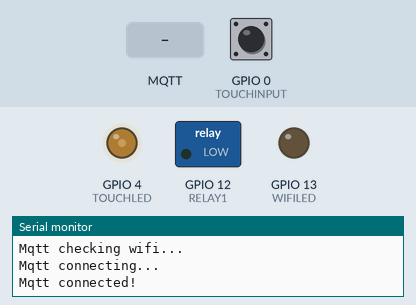
The sketch below on a simulated ESP8266 (NodeMCU). On the bench: switched loads named in the sketch (green lamp = pin HIGH), output pins drawn as LEDs (lit = HIGH), the last lines printed to the serial monitor. Inputs (shaded band) come from the test bench; at power-on: GPIO 0 (TOUCHINPUT) HIGH. WiFi joins after 1.5 s; servers stay silent unless stated; no MQTT or app messages arrive unless stated.

Above: at 3.2 s.
3.3 s: GPIO 0 (TOUCHINPUT) pulled LOW for 0.15 s
At 4.8 s:
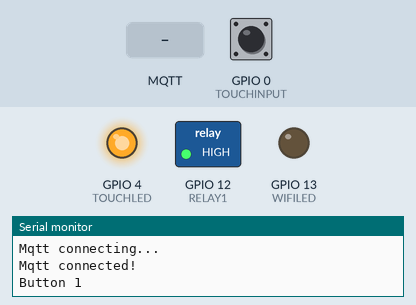
5.3 s: MQTT message "5" arrives on the second subscribed topic
At 6.07 s:
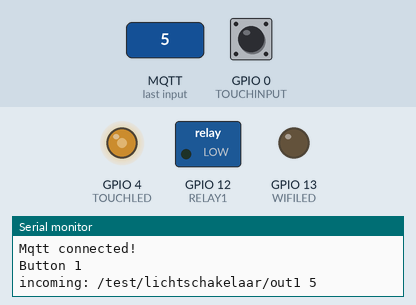
8.3 s: GPIO 0 (TOUCHINPUT) pulled LOW for 1 s
At 9.2 s:
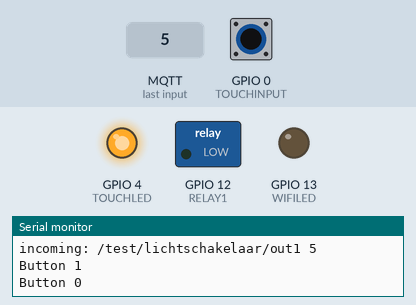
14.4 s: GPIO 0 (TOUCHINPUT) pulled LOW for 0.15 s
At 14.8 s:
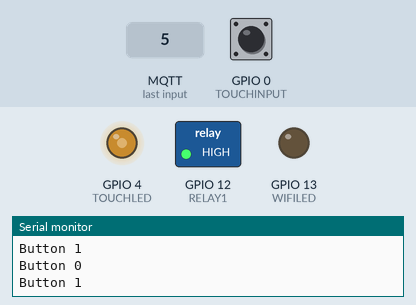
Timing chart, 0 to 17.4 s (numbered marks = the images above; inputs shaded):
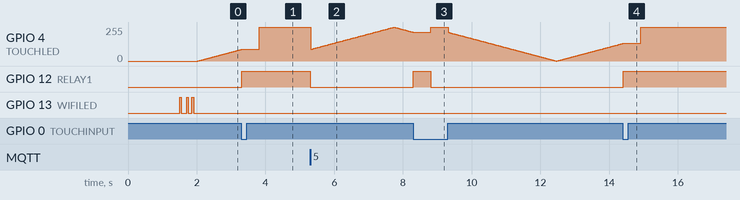

The sketch:

SonoffGlowLed.ino
```cpp
/*
    Generic Esp8285 Module: CPU Frequency: 80MHz
    Flash Size: 1M (64K SPIFFS)
*/

#include <ESP8266WiFi.h>
#include <ESP8266mDNS.h>
#include <WiFiUdp.h>
#include <ArduinoOTA.h>
#include <MQTTClient.h>   //https://github.com/256dpi/arduino-mqtt


const char* vrs = "1.0"; // EvertDekker.com 2017
const char* ssid = "MySsid";
const char* password = "MyWifiPassw";
const char* hostn = "Sonoff Touch";

IPAddress ip(192, 168, 1, 123);
IPAddress gateway(192, 168, 1, 254);
IPAddress subnet(255, 255, 255, 0);

//Set the debug output, only one at the time
//#define NONE true
#define SERIAL true

#ifdef  NONE
#define DEBUG_PRINTF(x,...)
#define DEBUG_PRINTLN(x)
#define DEBUG_PRINT(x)
#elif SERIAL
#define DEBUG_PRINTF(x,...) Serial.printf(x, ##__VA_ARGS__)
#define DEBUG_PRINTLN(x)    Serial.println(x)
#define DEBUG_PRINT(x)      Serial.print(x)
#endif


//Config
#define WIFILED   13
#define RELAY1  12 //Operates Relay coil
#define TOUCHLED 4
#define TOUCHINPUT 0

// declaration
void connect(); // <- predefine connect() for setup Mqtt()

//WiFiClientSecure net ;
WiFiClient net;
MQTTClient client;

// globals
unsigned long startMills;
int nodestatus;
unsigned long lastMillis = 0;
int Output1 = 0;
int brightness = 0;    // how bright the LED is
int fadeAmount = 5;    // how many points to fade the LED by

void setup()
{
  Serial.begin(115200);
  Serial.println("Booting");
  pinMode(WIFILED, OUTPUT);
  digitalWrite(WIFILED, LOW);
  pinMode(RELAY1, OUTPUT);
  pinMode(TOUCHLED, OUTPUT);
  pinMode(TOUCHINPUT, INPUT);
  WiFi.mode(WIFI_STA);
  WiFi.hostname(hostn);
  WiFi.begin(ssid, password);
  WiFi.config(ip, gateway, subnet);


  while (WiFi.waitForConnectResult() != WL_CONNECTED)
  {
    DEBUG_PRINTLN("Connection Failed! Rebooting...");
    blinkledlong(1); //1 long blink: failed wifi connected
    ESP.deepSleep(120 * 1000000);   // deepSleep time is defined in microseconds. Multiply seconds by 1e6
    delay(1000);
  }
  blinkledshort(1); //1 fast blink: wifi connected
  ArduinoOTA.setHostname(hostn);

  // No authentication by default
  // ArduinoOTA.setPassword((const char *)OTA_PASSW);

  ArduinoOTA.onStart([]()
  {
    DEBUG_PRINTLN("OTA Start");
  });

  ArduinoOTA.onEnd([]()
  {
    DEBUG_PRINTLN("\nOTA End");
  });

  ArduinoOTA.onProgress([](unsigned int progress, unsigned int total)
  {
    DEBUG_PRINTF("Progress: %u%%\r", (progress / (total / 100)));
  });

  ArduinoOTA.onError([](ota_error_t error)
  {
    DEBUG_PRINTF("OTA Error[%u]: ", error);
    blinkledlong(3); //3 long blink: Ota Failed
    if (error == OTA_AUTH_ERROR) DEBUG_PRINTLN("Auth Failed");
    else if (error == OTA_BEGIN_ERROR) DEBUG_PRINTLN("Begin Failed");
    else if (error == OTA_CONNECT_ERROR) DEBUG_PRINTLN("Connect Failed");
    else if (error == OTA_RECEIVE_ERROR) DEBUG_PRINTLN("Receive Failed");
    else if (error == OTA_END_ERROR) DEBUG_PRINTLN("End Failed");
  });

  ArduinoOTA.begin();
  DEBUG_PRINTLN("Ready");
  DEBUG_PRINT("IP address: ");
  DEBUG_PRINTLN(WiFi.localIP());
  DEBUG_PRINT("Hostname: ");
  DEBUG_PRINTLN(WiFi.hostname());
  client.begin("192.168.1.127", net); // MQTT brokers usually use port 8883 for secure connections
  client.onMessage(messageReceived);
  connect();
}

void loop()
{
  ArduinoOTA.handle();
  delay(10); // <- fixes some issues with WiFi stability

  if (!client.connected())
  {
    DEBUG_PRINTLN("\Retry connecting Mqtt");
    connect();
  }

  int reading = digitalRead(TOUCHINPUT);
  if (reading == false)
  {
    handlebutton1();
    Serial.print("Button ");
    Serial.println(Output1);
    delay(500);
  }


  if (Output1 == false)
  {
    analogWrite(TOUCHLED, brightness);
    brightness = brightness + fadeAmount;     // change the brightness for next time through the loop:
    if (brightness <= 0 || brightness >= 1020)   // reverse the direction of the fading at the ends of the fade:
    {
      fadeAmount = -fadeAmount;
    }
    delay(8); // wait for 8 milliseconds to see the dimming effect
  }
  else
  {
    analogWrite(TOUCHLED, 1023);
  }


  client.loop();
}

void handlebutton1()
{
  if (Output1 == true)
  {
    resetoutput1();
  }
  else
  {
    setoutput1();
  }
}


void setoutput1()
{
  Output1 = true;
  digitalWrite(RELAY1, HIGH);
  send2broker(Output1);
}

void resetoutput1()
{
  Output1 = false;
  digitalWrite(RELAY1, LOW);
  send2broker(Output1);
}
void send2broker(int outstat)
{
  client.publish("/test/lichtschakelaar/nodeid", String(123), true, 0);
  client.publish("/test/lichtschakelaar/versie", String(vrs), true, 0);
  client.publish("/test/lichtschakelaar/output1", String(outstat) , true, 0);
  client.publish("/test/lichtschakelaar/status", String(nodestatus), true, 0);
}

void connect()
{
  DEBUG_PRINT("Mqtt checking wifi...");
  while (WiFi.status() != WL_CONNECTED)
  {
    DEBUG_PRINT(".");
    delay(1000);
  }

  DEBUG_PRINT("\nMqtt connecting...");
  while (!client.connect(hostn, "Mqtt_login" , "Mqtt_passw"))
  {
    DEBUG_PRINT(".");
    blinkledlong(2); //2 Long blink: Mqtt failed to connect
    delay(1000);
    // ArduinoOTA.handle();
  }
  DEBUG_PRINTLN("\nMqtt connected!");
  blinkledshort(2); //2 fast blink: Mqtt connected
  client.subscribe("/test/lichtschakelaar/status");
  client.subscribe("/test/lichtschakelaar/out1");
}


void messageReceived(String &topic, String &payload)
{
  //nodestatus = payload.toInt();
  DEBUG_PRINT("incoming: ");
  DEBUG_PRINT(topic);
  DEBUG_PRINT(" ");
  DEBUG_PRINT(payload);
  DEBUG_PRINTLN();

  if (topic == "/test/lichtschakelaar/status")
  {
    nodestatus = payload.toInt();
  }


  if (topic == "/test/lichtschakelaar/out1")
  {
    if (payload.toInt() == true)
    {
      setoutput1();
    }
    else
    {
      resetoutput1();
    }
  }
}


void blinkledshort(byte blinks)
{
  for (int i = 1; i <= blinks; i++)
  {
    digitalWrite(WIFILED, HIGH);
    delay(50);
    digitalWrite(WIFILED, LOW);
    delay(100);
  }
}

void blinkledlong(byte blinks)
{
  for (int i = 1; i <= blinks; i++)
  {
    digitalWrite(WIFILED, HIGH);
    delay(500);
    digitalWrite(WIFILED, LOW);
    delay(500);
  }
}
```

Measured:
- after the input at 3.3 s, GPIO 12 (RELAY1): LOW → HIGH at once
- after the input at 5.3 s, GPIO 12 (RELAY1): HIGH → LOW at once
- after the input at 8.3 s, GPIO 12 (RELAY1): LOW → HIGH at once, → LOW 0.51 s later
- after the input at 14.4 s, GPIO 12 (RELAY1): LOW → HIGH at once
